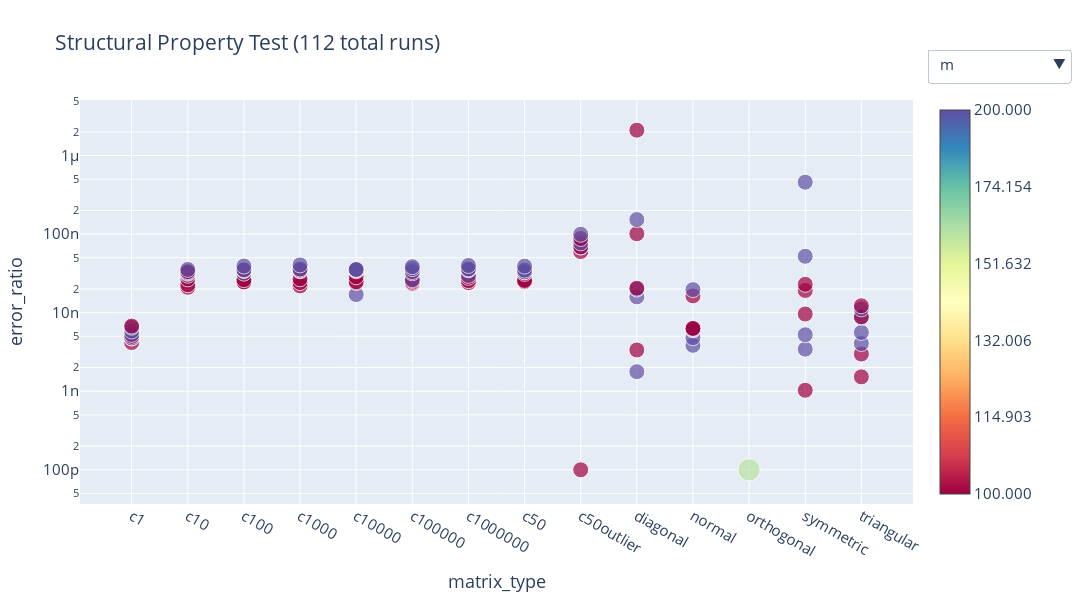

This figure's notebook cell:
### Code cell
x = 'matrix_type'
y = 'error_ratio'
logscale = (False, True)

fig = plot_agg_global_df(x=x, y=y, remove_outliers=remove_outliers, dataframe_path=df_path,
                         filter=filter, new_col=new_col, remove_col=remove_col,
                         logscale=logscale, title=title, font_size = font_size
                   )
fig.write_html('./data/plots/' + title.replace(' ', '_').lower() + '_' + str(next(counter)) + '.html')
fig.show()
